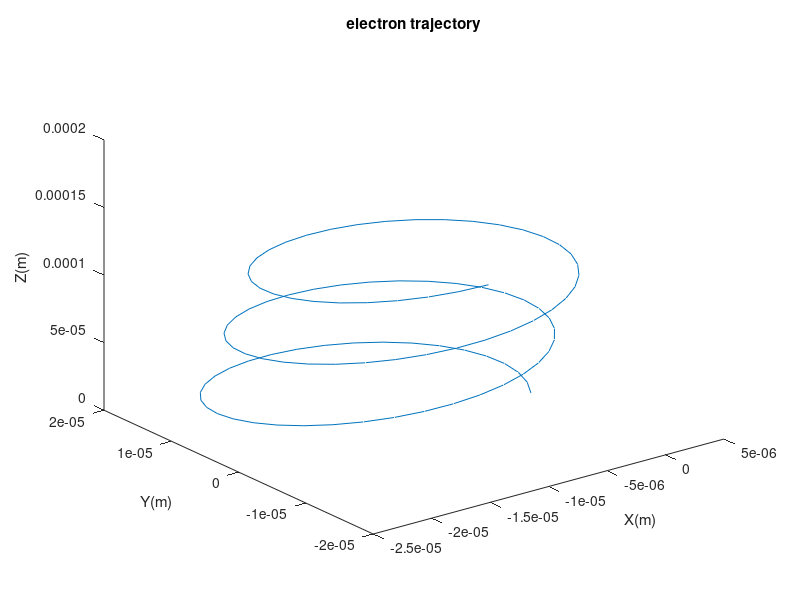

Reproduce this figure in MATLAB.
function analy_electron
q = 1.602*10^-19;
m = 9.109*10^-31;
E = 1000;
B = 0.1;
dt = 10^-11;
t = linspace(0.0,100*dt,101);
vx0 = 10^5;
vy0 = 2*10^5;
vz0 = 1.5*10^5;

omega_c = q*B/m;
v_p = sqrt(vx0^2+vy0^2);
theta0 = atan(vx0/vy0);

x = v_p/omega_c.*cos(-omega_c.*t+theta0)-v_p/omega_c*cos(theta0);
y = -v_p/omega_c.*sin(-omega_c.*t+theta0) - E/B.*t + v_p/omega_c*sin(theta0);
z = vz0.*t;
% for ions:
%---------------------------
%x = -v_p/omega_c.*cos(omega_c.*t+theta0)+v_p/omega_c*cos(theta0);
%y = v_p/omega_c.*sin(omega_c.*t+theta0) - E/B.*t - v_p/omega_c*sin(theta0);
% and dont forget to calculate mass for ions!

figure 
plot3(x,y,z)

xlabel('X(m)');
ylabel('Y(m)');
zlabel('Z(m)');
title('electron trajectory');

save('analy_electron');
evalin('base','load analy_electron');
end